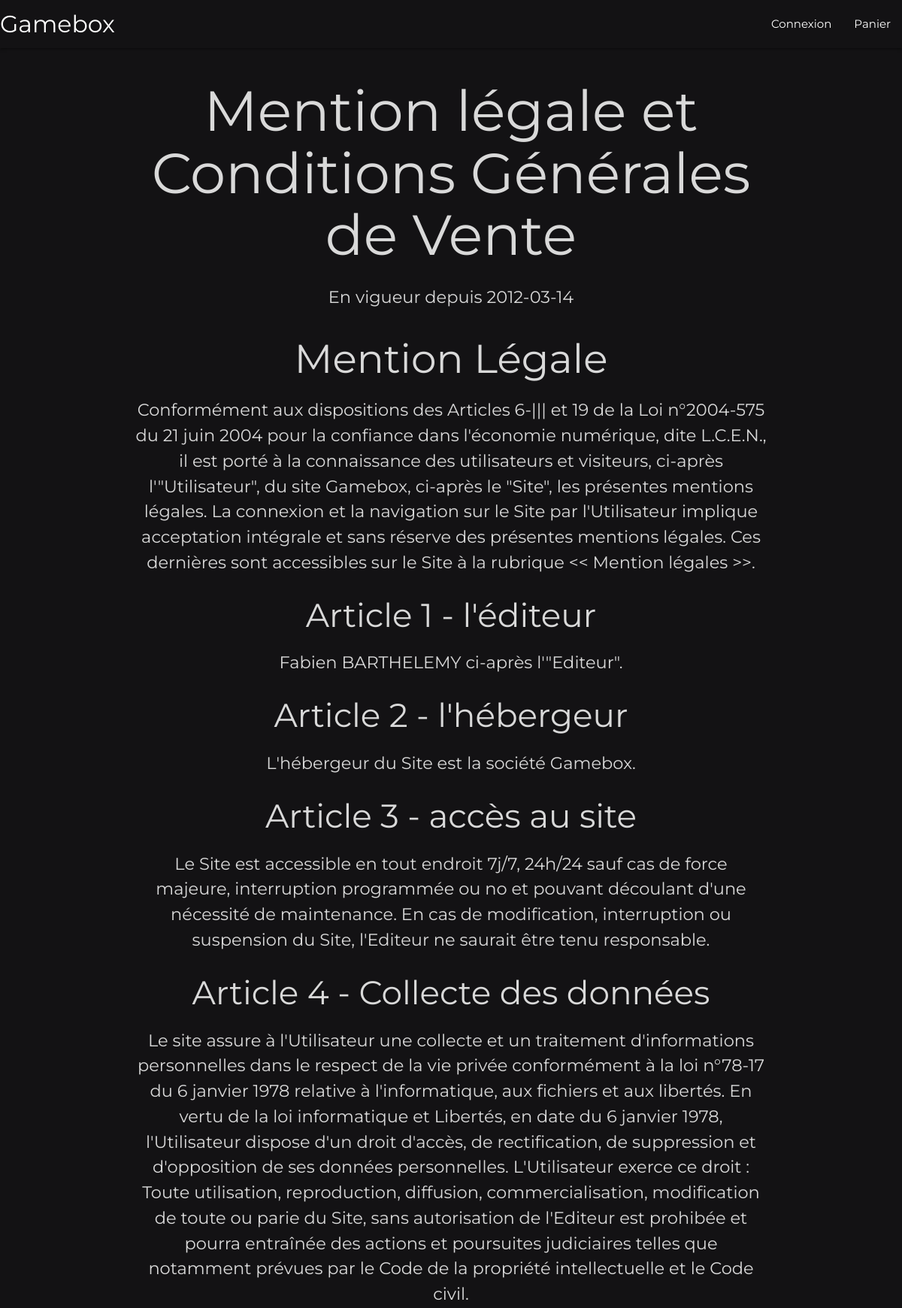
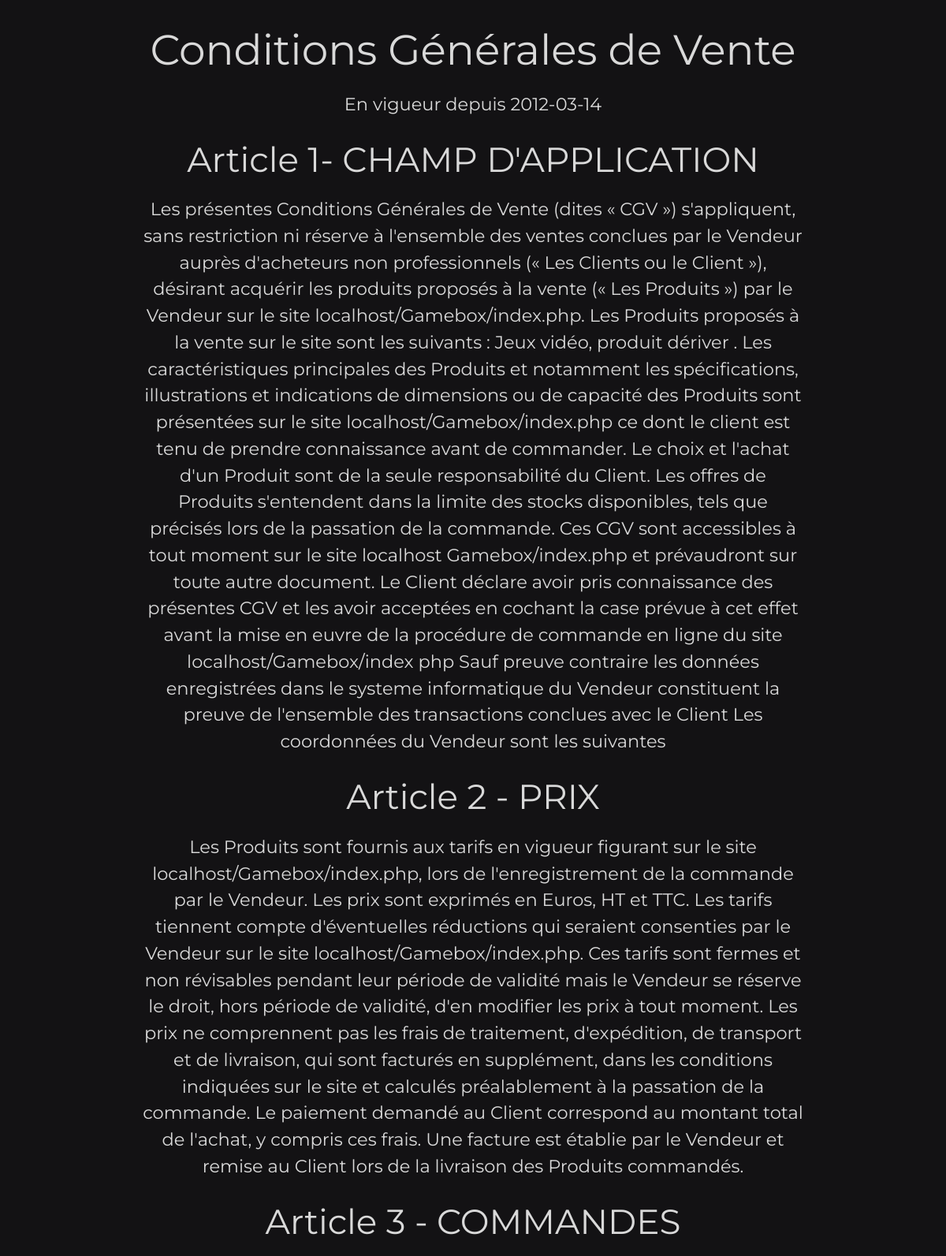
The app's page /CGV.php (upper part) with its own data (2 pictures, top to bottom).
### tables this page shows
CREATE TABLE `cgv` (
  `id` int(11) NOT NULL,
  `paragraph` text NOT NULL,
  `page_title` text NOT NULL,
  `title` text NOT NULL,
  `article1` text NOT NULL,
  `article2` text NOT NULL,
  `article3` text NOT NULL,
  `article3_bis` text NOT NULL,
  `article4` text NOT NULL,
  `article5` text NOT NULL,
  `article6` text NOT NULL,
  `article7` text NOT NULL,
  `article8` text NOT NULL,
  `article9` text NOT NULL,
  `article10` text NOT NULL,
  `article11` text NOT NULL,
  `article12` text NOT NULL,
  `date` date NOT NULL,
  `text_article1` text NOT NULL,
  `text_article2` text NOT NULL,
  `text_article3` text NOT NULL,
  `text_article3_bis` text NOT NULL,
  `text_article4` text NOT NULL,
  `text_article5` text NOT NULL,
  `text_article6` text NOT NULL,
  `text_article7` text NOT NULL,
  `text_article8` text NOT NULL,
  `text_article9` text NOT NULL,
  `text_article10` text NOT NULL,
  `text_article11` text NOT NULL,
  `text_article12` text NOT NULL
);

### CGV.php (the view, shortened to what this page needs)
<!DOCTYPE html>
<html lang="fr">
  <head>
    <link type="text/css" rel="stylesheet" href="css/materialize.min.css">
    <link type="text/css" rel="stylesheet" href="css/style.css">
  </head>
  <body>
    <?php require "php/components/nav.php";
    $sql = "SELECT * FROM CGV WHERE id=5";
    $pre = $pdo->prepare($sql);
    $pre->execute();
    $element = $pre->fetch(PDO::FETCH_ASSOC);
    ?>
    <div class="center container">
      <div class="Mention">
        <h1><?php echo $element['page_title'] ?></h1>
        <p>En vigueur depuis <?php echo $element['date']?> </p>
        <h2><?php echo $element['title'] ?></h2>
        <p><?php echo $element['paragraph'] ?></p>
        <h3><?php echo $element['article1'] ?></h3>
        <p><?php echo $element['text_article1'] ?></p>
        <h3><?php echo $element['article2'] ?></h3>
        <p><?php echo $element['text_article2'] ?></p>
        <h3><?php echo $element['article3'] ?></h3>
        <p><?php echo $element['text_article3'] ?></p>
        <h3><?php echo $element['article4'] ?></h3>
        <p><?php echo $element['text_article4'] ?></p>
      </div>
      <?php
      $sql = "SELECT * FROM CGV WHERE id=6";
      $pre = $pdo->prepare($sql);
      $pre->execute();
      $element = $pre->fetch(PDO::FETCH_ASSOC);
      ?>
      <div>
        <h2><?php echo $element['title'] ?></h2>
        <p>En vigueur depuis <?php echo $element['date']?> </p>
        <h3><?php echo $element['article1'] ?></h3>
        <p><?php echo $element['text_article1'] ?></p>
        <h3><?php echo $element['article2'] ?></h3>
        <p><?php echo $element['text_article2'] ?></p>
        <h3><?php echo $element['article3'] ?></h3>
      </div>
    </div>
    <?php require "php/components/footer.php" ?>
  </body>
</html>

### css/style.css (style rules this page uses)
:root { --main-font:'Montserrat', sans-serif; --title-font:'Koulen', cursive; --main-color:#131214; --text-color:#D9D9D9; --error: #D20000; }
html { scroll-behavior: smooth; }
body { font-family: var(--main-font); color: var(--text-color); background-color: var(--main-color); }
h1 { font-size: 500%; }
p { font-size: 150%; }

### records on screen
cgv: page_title "Mention légale et Conditions Générales de Vente", date "2012-03-14", title "Mention Légale", paragraph "Conformément aux dispositions des Articles 6-||| et 19 de la Loi n°2004-575 du 21 juin 2004 pour la confiance dans l'économie numérique, dite L.C.E.N., il est porté à la connaissance des utilisateurs et visiteurs, ci-après l'\"Utilisateur\", du site Gamebox, ci-après le \"Site\", les présentes mentions légales. La connexion et la navigation sur le Site par l'Utilisateur implique acceptation intégrale et sans réserve des présentes mentions légales. Ces dernières sont accessibles sur le Site à la rubrique << Mention légales >>.", article1 "Article 1 - l'éditeur", text_article1 "Fabien BARTHELEMY ci-après l'\"Editeur\".", article2 "Article 2 - l'hébergeur", text_article2 "L'hébergeur du Site est la société Gamebox.", article3 "Article 3 - accès au site", text_article3 "Le Site est accessible en tout endroit 7j/7, 24h/24 sauf cas de force majeure, interruption programmée ou no et pouvant découlant d'une nécessité de maintenance. En cas de modification, interruption ou suspension du Site, l'Editeur ne saurait être tenu responsable.", article4 "Article 4 - Collecte des données", text_article4 "Le site assure à l'Utilisateur une collecte et un traitement d'informations personnelles dans le respect de la vie privée conformément à la loi n°78-17 du 6 janvier 1978 relative à l'informatique, aux fichiers et aux libertés. En vertu de la loi informatique et Libertés, en date du 6 janvier 1978, l'Utilisateur dispose d'un droit d'accès, de rectification, de suppression et d'opposition de ses données personnelles. L'Utilisateur exerce ce droit : Toute utilisation, reproduction, diffusion, commercialisation, modification de toute ou parie du Site, sans autorisation de l'Editeur est prohibée et pourra entraînée des actions et poursuites judiciaires telles que notamment prévues par le Code de…"
cgv: title "Conditions Générales de Vente", date "2012-03-14", article1 "Article 1- CHAMP D'APPLICATION", text_article1 "Les présentes Conditions Générales de Vente (dites « CGV ») s'appliquent, sans restriction ni réserve à l'ensemble des ventes conclues par le Vendeur auprès d'acheteurs non professionnels (« Les Clients ou le Client »), désirant acquérir les produits proposés à la vente (« Les Produits ») par le Vendeur sur le site localhost/Gamebox/index.php. Les Produits proposés à la vente sur le site sont les suivants : Jeux vidéo, produit dériver . Les caractéristiques principales des Produits et notamment les spécifications, illustrations et indications de dimensions ou de capacité des Produits sont présentées sur le site localhost/Gamebox/index.php ce dont le client est tenu de prendre connaissance…", article2 "Article 2 - PRIX", text_article2 "Les Produits sont fournis aux tarifs en vigueur figurant sur le site localhost/Gamebox/index.php, lors de l'enregistrement de la commande par le Vendeur. Les prix sont exprimés en Euros, HT et TTC. Les tarifs tiennent compte d'éventuelles réductions qui seraient consenties par le Vendeur sur le site localhost/Gamebox/index.php. Ces tarifs sont fermes et non révisables pendant leur période de validité mais le Vendeur se réserve le droit, hors période de validité, d'en modifier les prix à tout moment. Les prix ne comprennent pas les frais de traitement, d'expédition, de transport et de livraison, qui sont facturés en supplément, dans les conditions indiquées sur le site et calculés…", article3 "Article 3 - COMMANDES"
